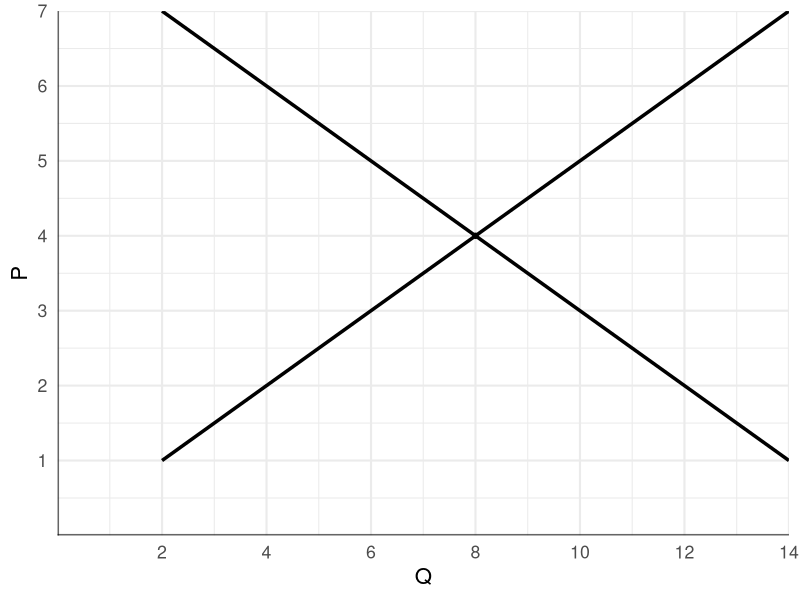

R code for this plot:
## ---- chunk 1
knitr::opts_chunk$set(echo = FALSE, 
                      warning = FALSE,
                      dev = "png",
                      dev.args = list(type="cairo-png"))

library(ggplot2)
library(tibble)
library(polynom)
## ---- chunk 2


of <- tibble(
  q=c(4, 8),
  p=c(2, 4)
)

dem <- tibble(
  q=c(4, 12),
  p=c(6, 2)
)


of_p <- poly.calc(of$q, of$p) %>% 
  as.function()

dem_p <- poly.calc(dem$q, dem$p) %>% 
  as.function

theme_set(theme_minimal(base_size=16))

puntos <- tibble(
  q=c(8),
  p=c(4)
)

ggplot() + 
  geom_function(fun=of_p, xlim=c(2, 14), size=1.2) + 
  geom_function(fun=dem_p, xlim=c(2, 14), size=1.2) +
  geom_point(data=puntos, aes(q, p)) +
  scale_x_continuous(limits = c(0, 14),
                     expand = expansion(add=0),
                     breaks=seq(2,14, by=2)) +
  scale_y_continuous(breaks=1:7, expand=expansion(add=0)) +
  # Eje Y
  geom_segment(aes(x=0, y=0, xend=0, yend=Inf), size=1, alpha=.6) + 
  # Eje X
  geom_segment(aes(x=-Inf, y=0, xend=Inf, yend=0), size=1, alpha=.6) +
  labs(x="Q", y="P")
## ---- chunk 3
tibble(
  punto="",
  p=seq(100, 20, by=-20),
  q=seq(40, 120, by=20)
) %>% 
  knitr::kable(col.names = c("", "P", "Qd")) %>% 
  kableExtra::kable_styling(full_width = F, 
                            bootstrap_options = c("striped"))
